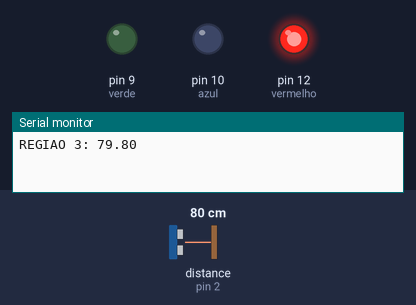
Bench run of a sketch on a simulated Arduino Uno, built with avr-gcc and run on an emulated ATmega328P. On the bench: output pins drawn as LEDs (lit = HIGH), the last lines printed to the serial monitor. Wiring (inferred from the names in the program): ultrasonic range finder: trigger pin 3; echo pin 2. The test bench sets the inputs (shaded band); at power-on: distance to the obstacle (sensor on pin 2) 80 cm. The echo pulse lasts 58.3 µs per cm; pins used as bus, display or sensor lines are not drawn.

Above: at 5.6 s.
5.7 s: distance to the obstacle (sensor on pin 2) set to 105 cm
11.6 s: distance to the obstacle (sensor on pin 2) set to 114 cm
At 15.9 s:
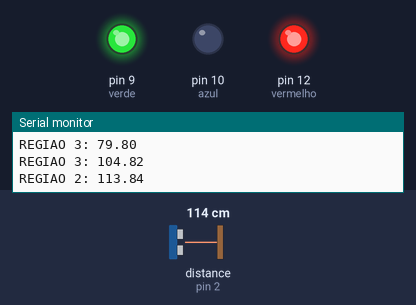
17.3 s: distance to the obstacle (sensor on pin 2) set to 218 cm
23.0 s: distance to the obstacle (sensor on pin 2) set to 226 cm
At 25.4 s:
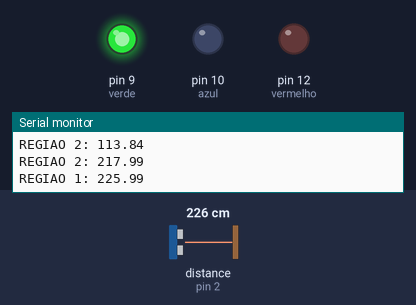
28.7 s: distance to the obstacle (sensor on pin 2) set to 4 cm
At 30.3 s:
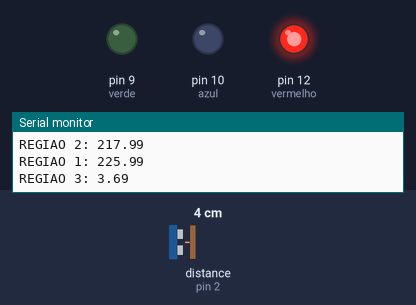
34.4 s: distance to the obstacle (sensor on pin 2) set to 120 cm
At 40.3 s:
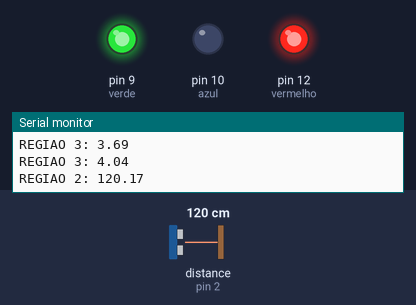
Timing chart, 0 to 41.7 s (numbered marks = the images above; inputs shaded):
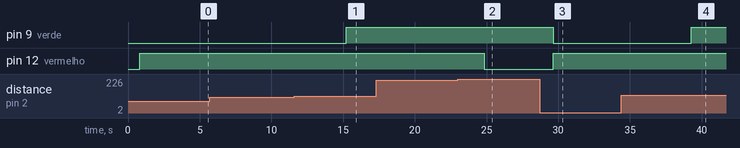

Measured:
- the behaviour switches between 110 and 111 cm on distance to the obstacle (sensor on pin 2) (found by bisection; images 0 and 1)
- the behaviour switches between 220 and 221 cm on distance to the obstacle (sensor on pin 2) (found by bisection; images 1 and 2)
- after the input at 11.6 s, pin 9 (verde): LOW → HIGH after 3.6 s
- after the input at 23.0 s, pin 12 (vermelho): HIGH → LOW after 1.9 s
- after the input at 28.7 s, pin 9 (verde): HIGH → LOW after 0.96 s; pin 12 (vermelho): LOW → HIGH after 0.96 s
- after the input at 34.4 s, pin 9 (verde): LOW → HIGH after 4.9 s

The sketch:

codigo-arduino-1.ino
```cpp
//Arduino Principal

#include <SoftwareSerial.h>

#define tmp 4000
#define echoPin 2	//Definindo que a porta ECHO está na porta 2
#define trigPin 3	//Definindo que a porta TRIG está na porta 3
#define vermelho 12
#define azul 10
#define verde 9

float tempo=0;	//Definindo a variável de duração
float distancia=0;	//Definindo a variável de distancia

void led_vermelho(){
  digitalWrite(azul, LOW);
  digitalWrite(verde, LOW);
  digitalWrite(vermelho, HIGH);
}

void led_verde(){
  digitalWrite(azul, LOW);
  digitalWrite(verde, HIGH);
  digitalWrite(vermelho, LOW);
}

void led_amarelo(){
  digitalWrite(azul, LOW);
  digitalWrite(verde, HIGH);
  digitalWrite(vermelho, HIGH);
}

void setup()
{
  pinMode(echoPin, INPUT);	//INPUT = Recebe
  pinMode(trigPin, OUTPUT);	//OUTPUT = Envia
  Serial.begin(9600);	//P/ comunicação serial
  pinMode(vermelho, OUTPUT);
  pinMode(azul, OUTPUT);
  pinMode(verde, OUTPUT);
}

void loop()
{
  digitalWrite(trigPin, HIGH);	//Eleva o sinal pra possibilitar o envio do sinal ultrassônico
  delayMicroseconds(10);	//Por 10 ms
  digitalWrite(trigPin, LOW);

  tempo = pulseIn(echoPin, HIGH); //Captura a duração do pulso em um pino
  distancia = tempo*(0.017175);	//Valor provido do calculo da velocidade de propagação do som

  //Serial.println(distancia);	//Passando as info's pro Serial
  //Serial.println("cm");
  delay(800);

  //MÁXIMA = 330cm | MÍNIMA = 3cm
  if(distancia >= 3 && distancia < 110){
    led_vermelho();
    Serial.print("REGIAO 3: ");
    Serial.println(distancia);
  }
  else if(distancia >= 110 && distancia < 220){
    led_amarelo();
    Serial.print("REGIAO 2: ");
    Serial.println(distancia);
  }
  else if(distancia >= 220){
    led_verde();
    Serial.print("REGIAO 1: ");
    Serial.println(distancia);
  }
  delay(tmp);
}
```
